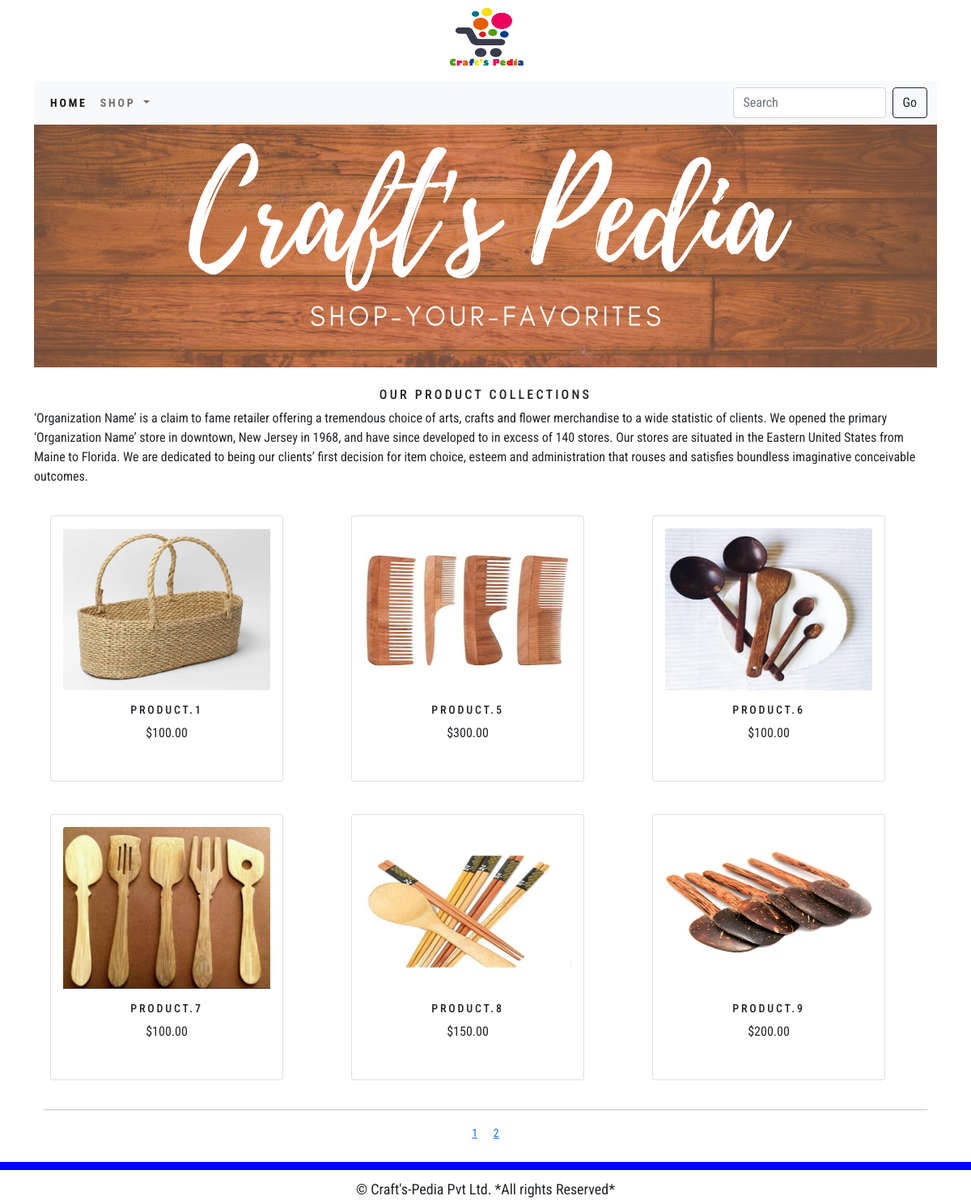
The app's page /shop/ with its own data.
### shop/models.py (models this page shows, shortened)
class Product(models.Model):
    name= models.CharField(max_length=250,unique=True)
    slug= models.SlugField(max_length=250, unique=True)
    description= models.TextField(blank=True)
    price= models.DecimalField(max_digits=10,decimal_places=2)
    category= models.ForeignKey(Category,on_delete=models.CASCADE)
    image= models.ImageField(upload_to='product',blank=True)
    stock= models.IntegerField()
    available= models.BooleanField(default=True)
    created= models.DateTimeField(auto_now_add=True)
    updated= models.DateTimeField(auto_now=True)
    def get_url(self):
        return reverse("shop:ProDetail",args = [self.category.slug , self.slug] )
    class Meta:
        ordering=('name',)
        verbose_name='product'
        verbose_name_plural='products'

### shop/views.py (the view)
# urls.py: path('', views.allProdCat, name="allProdCat"),
def allProdCat(request,c_slug=None):
    c_page = None
    products= None
    if c_slug!=None:
        c_page = get_object_or_404(Category,slug=c_slug)
        products_list=Product.objects.all().filter(category=c_page,available=True)
        paginator=Paginator(products_list,6)
    else:
        products_list=Product.objects.all().filter(available=True)
        paginator=Paginator(products_list,6)
    try:
        page = int(request.GET.get('page','1'))
    except:
        page=1
    try:
        products=paginator.page(page)
    except (EmptyPage,InvalidPage):
        products=paginator.page(paginator.num_pages)
    return render(request,'category.html',{'category':c_page,'products':products})

### cart/context_processors.py (called while the page is built)
def counter(request):
    item_count=0
    if 'admin' in request.path:
        return {}
    else:
        try:
            cart=Cart.objects.filter(cart_id=_cart_id(request))
            cart_items=CartItem.objects.filter(cart=cart[:1])
            for  cart_item in cart_items:
                item_count +=cart_item.quantity
        except Cart.DoesNotExist:
            item_count=0
        return dict(item_count=item_count)

### cart/views.py (called while the page is built)
def _cart_id(request):
    cart= request.session.session_key
    if not cart:
        cart=request.session.create()
    return cart

### shop/context_processors.py (called while the page is built)
def menu_links(request):
    links=Category.objects.all()
    return dict(links=links)

### shop/models.py (called while the page is built)
    def get_url(self):
        return reverse('shop:product_by_cat',args=[self.slug])

### template/category.html (shortened to what this page needs)
{% extends 'base.html' %}
{% load static %}
{% block content %}
        <div>
            {% if category %}
            <div class="row" >
                <div class="conatiner" >
                 <h1 class="text-center my_title">{{category.name}}</h1>
                <h4 class="text-justify text-center">{{category.description}}</h4>
                </div>
            </div>
        {% else %}
            <div >
            <img class="my_image my_image_padding" src="{% static '/img/craftspedia.png' %}" alt="our products" height="300px" width="100%">
            </div>
            <br>
            <div>
            <h1 class="text-center my_title"> Our product collections </h1>
            <p class="text-justify ">‘Organization Name’ is a claim to fame retailer offering a tremendous choice of arts, crafts and flower merchandise to a wide statistic of clients. We opened the primary ‘Organization Name’ store in downtown, New Jersey in 1968, and have since developed to in excess of 140 stores. Our stores are situated in the Eastern United States from Maine to Florida. We are dedicated to being our clients’ first decision for item choice, esteem and administration that rouses and satisfies boundless imaginative conceivable outcomes.</p>
            </div>
            {% endif %}
        </div>
        <div class="container">
            <div class="row mx_auto">
             {% for i in products %}
                <div class="my_bottom_margin col-9 col-sm-12 col-md-4 xol-lg-4" style="padding:20px;">
                    <div class="card text-center" style="width:18rem; padding:15px;">
                        <a href="{{i.get_url}}"> <img class="card-img-top my_image" src="{{i.image.url}}" alt="{{i.name}}" height="200px;" width="150px;" ></a>
                            <div class="card-body">
                            <h4>{{i.name}}</h4>
                            <p>${{ i.price }}</p>
                            </div>
                    </div>
                 </div>
                {% endfor %}
            </div>
            <div class="mx_auto">
                {% if products.paginator.num_pages > 1 %}
                <hr>
                <div class="text-center">
                    {% for pg in products.paginator.page_range %}
                    <a href="?page={{pg}}" class="btn-btn-light btn-sm {% if products.number == pg %} active {% endif %}">{{pg}}</a>
                    {% endfor %}
                </div>
                {% endif %}
            </div>
            <br>
        </div>
{% endblock %}

### template/base.html (shortened to what this page needs)
{% load static %}
<!DOCTYPE html>
<html lang="en">
<head>
    <link rel="stylesheet" href="{% static 'css/bootstrap.min.css'%}" >
    <link rel="stylesheet" href="{% static 'css/custom.css'%}" >
</head>
<body>
<div class="container-xl">
{% include 'header.html' %}
{% include 'navbar.html' %}
{% block content %}
    {% endblock %}
</div>
{% include 'footer.html' %}
</body>
</html>

### template/header.html
{% load static %}
<header>
    <center>
      <a href="{%url 'shop:allProdCat'%}">  <img src="{% static 'img/finallogo.png' %}" alt="logoimage" width="100px" height="100px" ></a>
    </center>
</header>

### template/navbar.html (shortened to what this page needs)
<nav class="navbar navbar-expand-lg navbar-light bg-light" xmlns="http://www.w3.org/1999/html">
  <div class="container-fluid">
    <div class="collapse navbar-collapse" id="navbarSupportedContent">
      <ul class="navbar-nav me-auto mb-2 mb-lg-0">
        <li class="nav-item">
          <a class="nav-link active" aria-current="page" href="{% url 'shop:allProdCat'%}">Home</a>
        </li>
        <li class="nav-item dropdown {% if 'shop' in request.path %} active {% endif%}">
          <a class="nav-link dropdown-toggle" href="#" id="navbarDropdown" role="button" data-bs-toggle="dropdown" aria-expanded="false">
           Shop
          </a>
        </li>
      </ul>
      <form class="d-flex" action="{% url 'search_app:SearchResult' %}" method='GET'>
          <input class="form-control me-2" name="q" type="search" placeholder="Search" aria-label="Search">
        <button class="btn btn-outline-dark">Go</button>
      </form>
    </div>
  </div>
</nav>

### template/footer.html
<div class="footer navebar-fixed-bottom my_footer ">
    <p class="text-center">&copy; Craft's-Pedia Pvt Ltd. *All rights Reserved*</p>
</div>

### static/css/custom.css (style rules this page uses)
.nav-item { letter-spacing : .2em; font-size:14px; text-transform:uppercase; font-weight: bolder; }
body { font-family: 'Roboto Condensed', sans-serif; }
.my_footer { background-color:blue; height:5px; padding-bottom:10px; }
.my_footer p { padding-top:20px; font-size:18px; font-wight: bold; margin-bottom:10px; }
.my_image { width:100% height:auto; }
.my_title { font-size:16px; text-transform:uppercase; letter-spacing: .2em; }
.card-body h4 { font-size:14px; text-transform:uppercase; letter-spacing: .2em; }

### records on screen
Product: image (picture), name "PRODUCT.1", price "100.00"
Product: image (picture), name "PRODUCT.5", price "300.00"
Product: image (picture), name "PRODUCT.6", price "100.00"
Product: image (picture), name "PRODUCT.7", price "100.00"
Product: image (picture), name "PRODUCT.8", price "150.00"
Product: image (picture), name "PRODUCT.9", price "200.00"

### other values on screen
{{ pg }} "1" "2"
